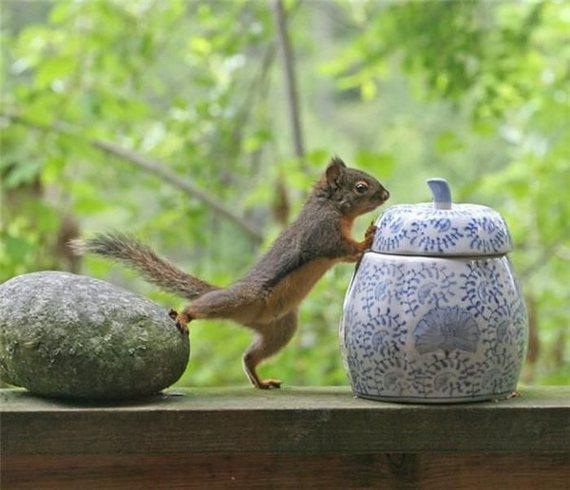
#> input picture 27082019/skimage/ardilla.jpg, 570 x 490 px
$ python 000940.py   (Python 2 division)   (older library calls are emulated)
#> lines starting #> are read from the running program, lines starting #| are printed output that depends on the picture
import numpy as np
from scipy.misc import imread, imsave, imresize
import matplotlib.pyplot as plt

z = np.array([1,2,3,4,5])							# se crea un array del 1 al 5
print z < 3											# y se pide que z sea menor que 3 tirando true or false
print z > 3											# de igual forma que sea mayor que 3
photo = imread('skimage/ardilla.jpg') 				# se llama la foto de la ardilla
#> photo is the input picture: shape (490, 570, 3); mean R, G, B 131.2, 143.6, 98.2
photo_masked = np.where(photo > 100,255,100)		# en este caso se le crea un filtro cambiando los colores
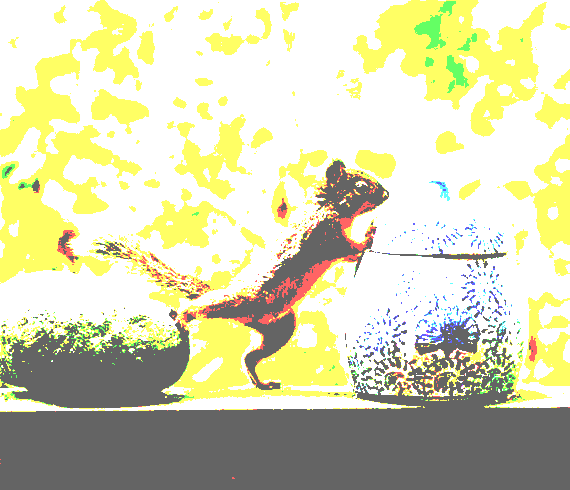
#> photo_masked: shape (490, 570, 3) int64; mean R, G, B 212.6, 212.3, 176.4
plt.imshow(photo_masked)							# todos los que sean mayores a 100 se reemplazan por 255 y los que son
plt.show()											# menores se reemplazan con 0
